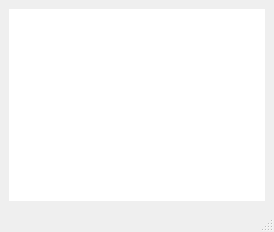
<?xml version="1.0" encoding="UTF-8"?>
<ui version="4.0">
 <class>MainWindow</class>
 <widget class="QMainWindow" name="MainWindow">
  <property name="windowModality">
   <enum>Qt::NonModal</enum>
  </property>
  <property name="windowTitle">
   <string>MainWindow</string>
  </property>
  <property name="layoutDirection">
   <enum>Qt::LeftToRight</enum>
  </property>
  <property name="autoFillBackground">
   <bool>false</bool>
  </property>
  <property name="iconSize">
   <size>
    <width>0</width>
    <height>0</height>
   </size>
  </property>
  <widget class="QWidget" name="centralwidget">
   <layout class="QHBoxLayout" name="horizontalLayout">
    <item>
     <widget class="QGraphicsView" name="graphicsView">
      <property name="frameShape">
       <enum>QFrame::NoFrame</enum>
      </property>
      <property name="frameShadow">
       <enum>QFrame::Plain</enum>
      </property>
      <property name="lineWidth">
       <number>0</number>
      </property>
      <property name="verticalScrollBarPolicy">
       <enum>Qt::ScrollBarAsNeeded</enum>
      </property>
      <property name="horizontalScrollBarPolicy">
       <enum>Qt::ScrollBarAsNeeded</enum>
      </property>
      <property name="sizeAdjustPolicy">
       <enum>QAbstractScrollArea::AdjustIgnored</enum>
      </property>
      <property name="alignment">
       <set>Qt::AlignBottom|Qt::AlignJustify</set>
      </property>
      <property name="transformationAnchor">
       <enum>QGraphicsView::NoAnchor</enum>
      </property>
      <property name="resizeAnchor">
       <enum>QGraphicsView::NoAnchor</enum>
      </property>
      <property name="viewportUpdateMode">
       <enum>QGraphicsView::MinimalViewportUpdate</enum>
      </property>
      <property name="rubberBandSelectionMode">
       <enum>Qt::ContainsItemShape</enum>
      </property>
     </widget>
    </item>
   </layout>
  </widget>
  <widget class="QMenuBar" name="menubar">
   <property name="geometry">
    <rect>
     <x>0</x>
     <y>0</y>
     <width>752</width>
     <height>21</height>
    </rect>
   </property>
  </widget>
  <widget class="QStatusBar" name="statusbar"/>
 </widget>
 <resources/>
 <connections/>
</ui>
